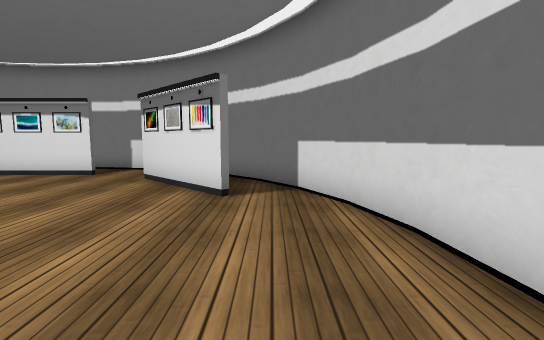
view 1 (above)

13 first-person views from a walk through a 3-D level made in the Unity game engine. The camera is 1.2 m above the floor, tilts 6° down and sees 85° across. The floor is counted in squares, 1 m on a side. Each view is taken from the middle of a square. On the plan, view 1 faces up. The plan holds only what a view shows up to about 13 squares ahead; the rest is blank. Some surface patterns are stand-ins.

view 2
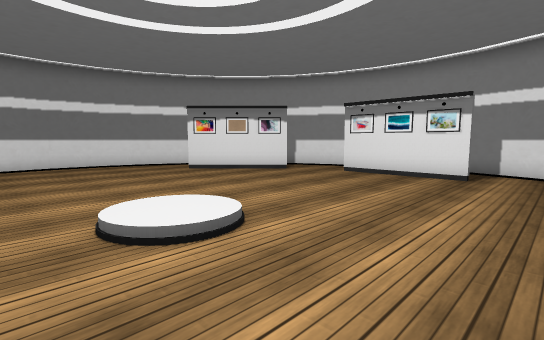

view 3
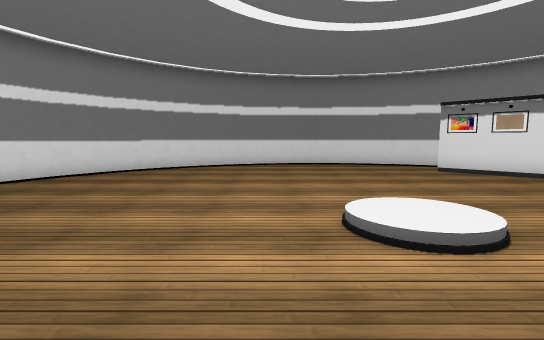

view 4
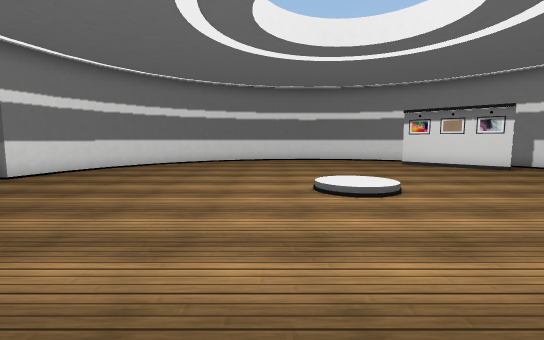

view 5
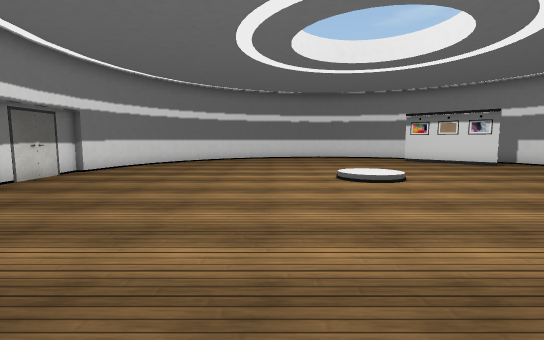

view 6
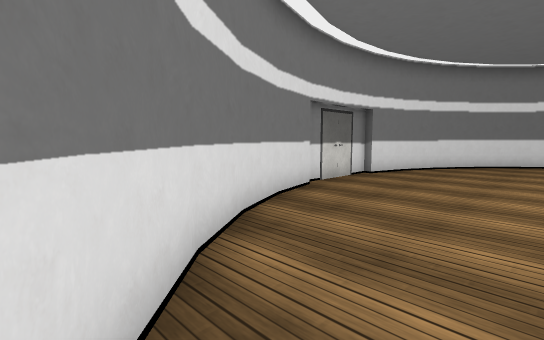

view 7
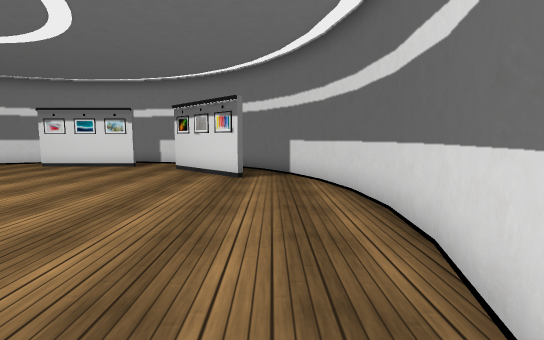

view 8
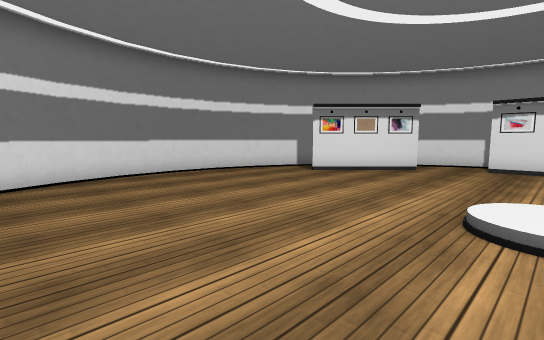

view 9
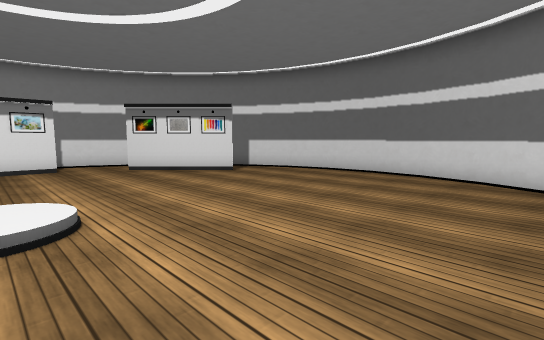

view 10
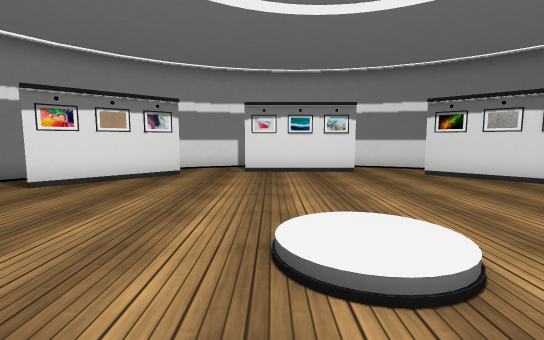

view 11
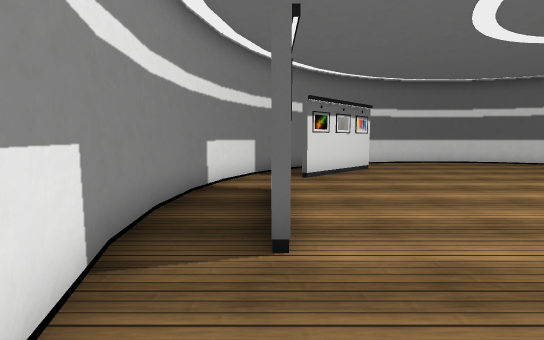

view 12
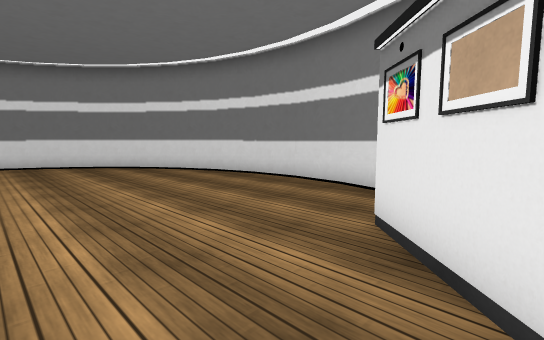

view 13
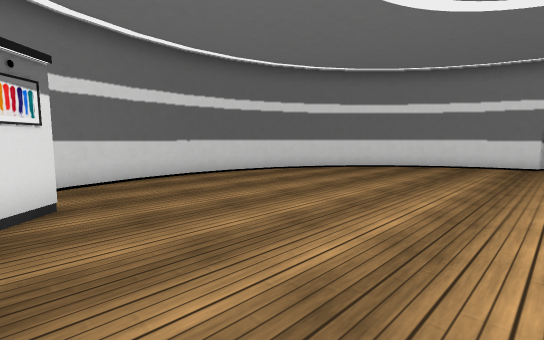

### Floor plan
Points are (right, up) in squares from view 1. A wall is a line through its corners. A room is listed if a view was taken in it or the views show most of it. See-through windows are left out.
Room 1 (views 1, 2, 3, 4, 5, 6, 7, 8, 9, 10, 11, 12, 13)
walls: (-12, 9) (-14.9, 6.1); (-1, 6) (-3.9, 8.9); (-2.1, 10) (-3, 10.7); (-3, 10.6) (-4.7, 11.4); (0.6, -3) (1.4, -1.3); (-1.7, -5.7) (-0.3, -4.4); (-17.4, -1.3) (-16.6, -3); (-4.7, -7.4) (-3, -6.6); (-17.8, 3.8) (-18, 1.9); (1.8, 0.2) (2, 2); (-6.1, 11.8) (-8, 12); (-16.7, -2.9) (-15.7, -4.4) (-14.4, -5.7); (-3.1, -6.7) (-1.5, -5.6); (-16.2, 7.7) (-16.7, 7); (-11.4, 11.4) (-13.1, 10.6); (-4.6, 11.4) (-6.4, 11.9); (1.4, 5.4) (0.6, 7.1); (-16.6, 7.1) (-17.4, 5.4); (-13.1, -6.6) (-11.4, -7.4); (-18, 2.1) (-17.8, 0.3); (-14.5, -5.6) (-13, -6.7); (-7.9, 12) (-9.8, 11.8); (-0.4, -4.5) (0.7, -2.9); (2, 1.9) (1.9, 3.7) (1.4, 5.5); (-17.9, 0.4) (-17.4, -1.4); (-17.4, 5.5) (-17.9, 3.7); (-11.5, -7.4) (-9.7, -7.8); (1.4, -1.5) (1.9, 0.3); (-13, 10.7) (-13.7, 10.2); (0.7, 7) (-0.3, 8.4); (-9.7, 11.9) (-11.5, 11.4); (-6.3, -7.9) (-4.5, -7.4); (-9.7, -8.1) (-6.2, -8.1)
objects: other object (-8, 10)

Where each view was taken, in squares from view 1:
view 1: 0 up, 0 right, facing up
view 2: 0 up, 4 left, facing up-left
view 3: 0 up, 4 left, facing left
view 4: 0 up, 1 left, facing left
view 5: 1 down, 1 right, facing left
view 6: 3 down, 0 right, facing down-left
view 7: 3 down, 0 right, facing up
view 8: 3 down, 8 left, facing up-left
view 9: 3 down, 8 left, facing up-right
view 10: 1 down, 9 left, facing up
view 11: 10 up, 13 left, facing right
view 12: 8 up, 11 left, facing down-left
view 13: 7 up, 7 left, facing down-right
